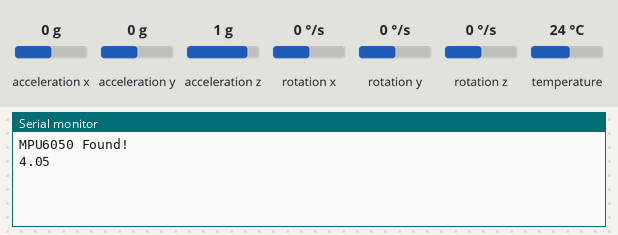
A sketch run on a simulated Arduino Uno, built with avr-gcc and run on an emulated ATmega328P. Parts: the last lines printed to the serial monitor. The inputs (shaded band) are chosen by the test bench; at power-on: rotation x 0 °/s, acceleration x 0 g, acceleration y 0 g, acceleration z 1 g, rotation y 0 °/s, rotation z 0 °/s, temperature 24 °C.

Above: at 1.3 s.
1.4 s: rotation x set to -192 °/s
At 2.7 s:
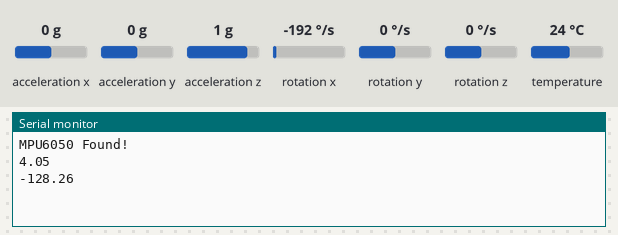
2.9 s: rotation x set to -100 °/s
At 3.9 s:
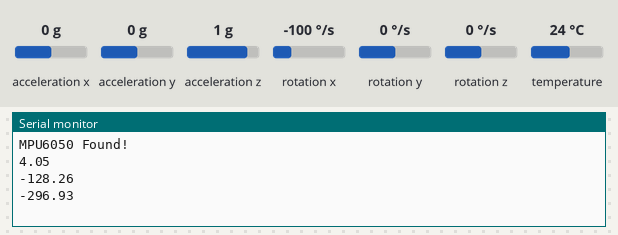
Timing chart, 0 to 5.9 s (numbered marks = the images above; inputs shaded):
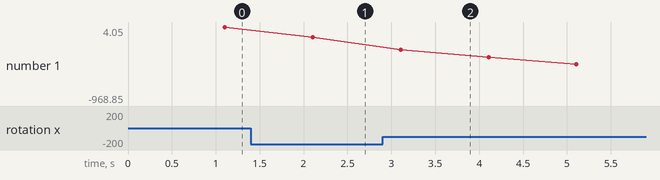

The sketch:

Practica2_giroscopo.ino
```cpp
#include <Adafruit_MPU6050.h>
#include <Adafruit_Sensor.h>
#include <Wire.h>
#include <Servo.h>

Adafruit_MPU6050 mpu;


#define Frec_muestreo 100
unsigned long time1 = 0;
unsigned long time2 = 0;
int contador = 0;
float angulo_x0 = 0;
float angulo_x1 = 0;
float pi = 3.1415926;
float offset = 0.07;

void setup(void) {
	Serial.begin(115200);

	// Try to initialize!
	if (!mpu.begin()) {
		Serial.println("Failed to find MPU6050 chip");
		while (1) {
		  delay(10);
		}
	}
	Serial.println("MPU6050 Found!");

	// set accelerometer range to +-8G
	mpu.setAccelerometerRange(MPU6050_RANGE_8_G);

	// set gyro range to +- 500 deg/s
	mpu.setGyroRange(MPU6050_RANGE_500_DEG);

	// set filter bandwidth to 5-10-21-44-94-184-260 Hz
	mpu.setFilterBandwidth(MPU6050_BAND_10_HZ);

	delay(100);
}

void loop() {

  time1 = micros();

  //Como sacar el angulo X (usando giroscopos):
  //mido a 100Hz e integro la velocidad angular para sacar el grado
  //integro en discreto:
  // tita_1 = tita_0 + w_0 * tiempo
  // tita_2 = ...
  // todo esto lo hago en un determinado ciclo y lo saco por serial print, a 100Hz.


 sensors_event_t a, g, temp;
  mpu.getEvent(&a, &g, &temp);

  angulo_x1 = angulo_x0 + (g.gyro.x + offset) * 1/(float)(Frec_muestreo);
  angulo_x0 = angulo_x1;
  float angulo_x1_deg = (angulo_x1 * 180) / pi;

  if (contador == 100){
    Serial.println(angulo_x1_deg);
    contador = 0;
  }


	// Matlab send
  //matlab_send(d1,d2,d3);


  int aux = 1000000/Frec_muestreo;
  time2 = micros();
  contador++;
  delayMicroseconds(aux - (time2 - time1));

}


void matlab_send(float dato1, float dato2, float dato3){
  Serial.write("abcd");
  byte * b = (byte *) &dato1;
  Serial.write(b,4);
  b = (byte *) &dato2;
  Serial.write(b,4);
  b = (byte *) &dato3;
  Serial.write(b,4);
}
```

Measured:
- after the input at 1.4 s, the serial monitor: prints a new line after 0.70 s (image 1)
- after the input at 2.9 s, the serial monitor: prints a new line after 0.21 s (image 2)
- plotted number 1: 4.05 → -128.26 after the input at 1.4 s, -128.26 → -968.85 after the input at 2.9 s
